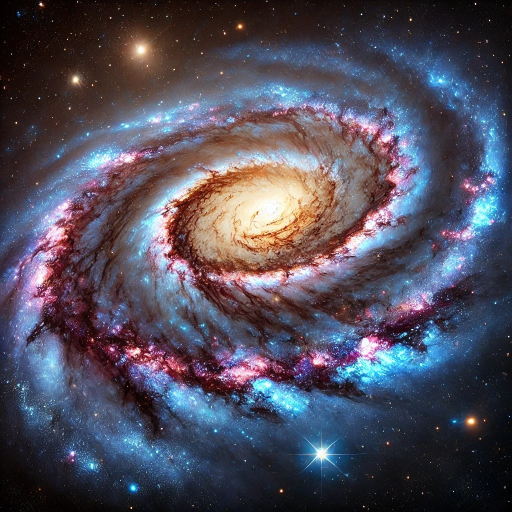
#> input picture UdemyPy/Image Processing/images/galaxy.jpeg, 1024 x 1024 px (shown at 1/2 size)
$ python main.py
#> lines starting #> are read from the running program, lines starting #| are printed output that depends on the picture
import cv2, os


def greyscale():
    color = cv2.imread('images/galaxy.jpeg', 0)
    cv2.imwrite('converted_images/galaxy-gray.jpeg', color)

def convert_multiple_images():
    images = os.listdir('images')
    for item in images:
        gray = cv2.imread(f'images/{item}', 0)
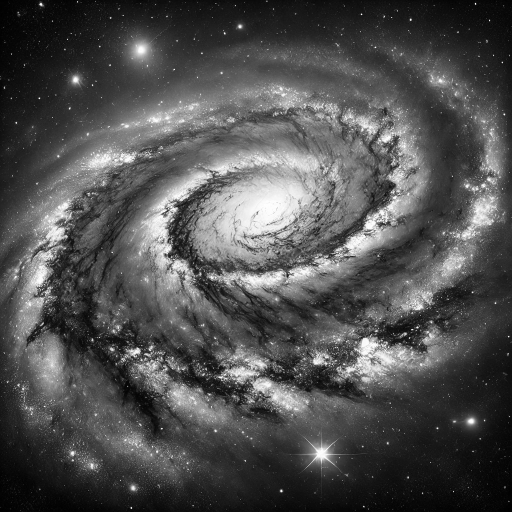
#> gray: shape (1024, 1024) (shown at 1/2 size); min 0, max 255, mean 79.5
        cv2.imwrite(f'converted_images/gray-{item}', gray)
#> pass 2 of the loop in convert_multiple_images, `for item in images:`:
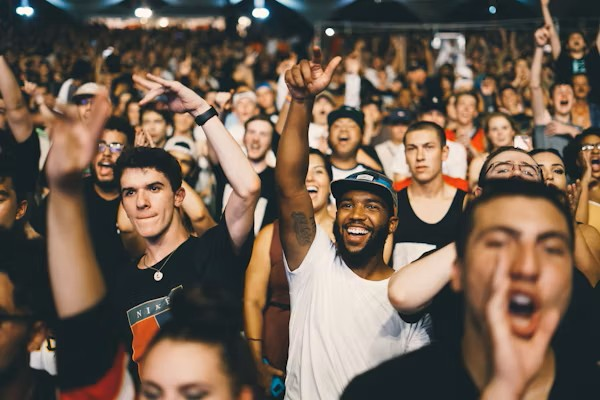
#> input picture UdemyPy/Image Processing/images/humans.jpeg, 600 x 400 px
#> in convert_multiple_images, `gray = cv2.imread(f'images/{item}', 0)`:
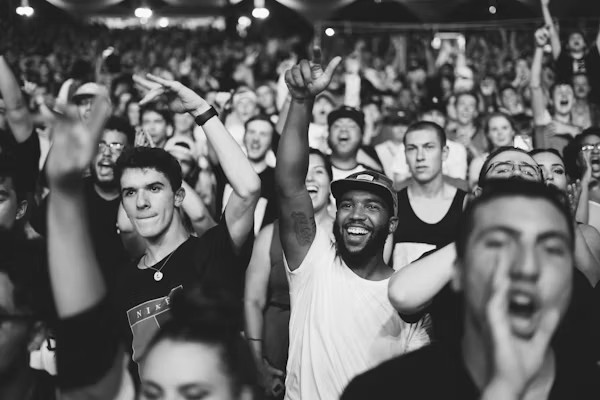
#> gray: shape (400, 600); min 0, max 255, mean 98.9

def resize(image_path, scale, resized_path):
#> called with image_path = 'images/galaxy.jpeg', scale = 10, resized_path = 'converted_images/resized-galaxy.jpeg'
    image = cv2.imread(image_path)
#> image is the input picture: shape (1024, 1024, 3); mean B, G, R 91.6, 76.9, 80.1
    im_height = image.shape[1]
#> im_height = 1024
    im_width = image.shape[0]
#> im_width = 1024
    rs_scale = scale/100
    new_dim = int(im_height * rs_scale), int(im_width * rs_scale)
#> new_dim = (102, 102)
    rs_image = cv2.resize(image, new_dim)
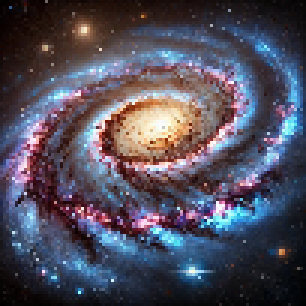
#> rs_image: shape (102, 102, 3) (shown 3 times larger); mean B, G, R 91.8, 77, 80.2
    cv2.imwrite(resized_path, rs_image)

if __name__ == '__main__':
    convert_multiple_images()
    image_path = 'images/galaxy.jpeg'
    resized_path = 'converted_images/resized-galaxy.jpeg'
    resize(image_path, 10, resized_path)
